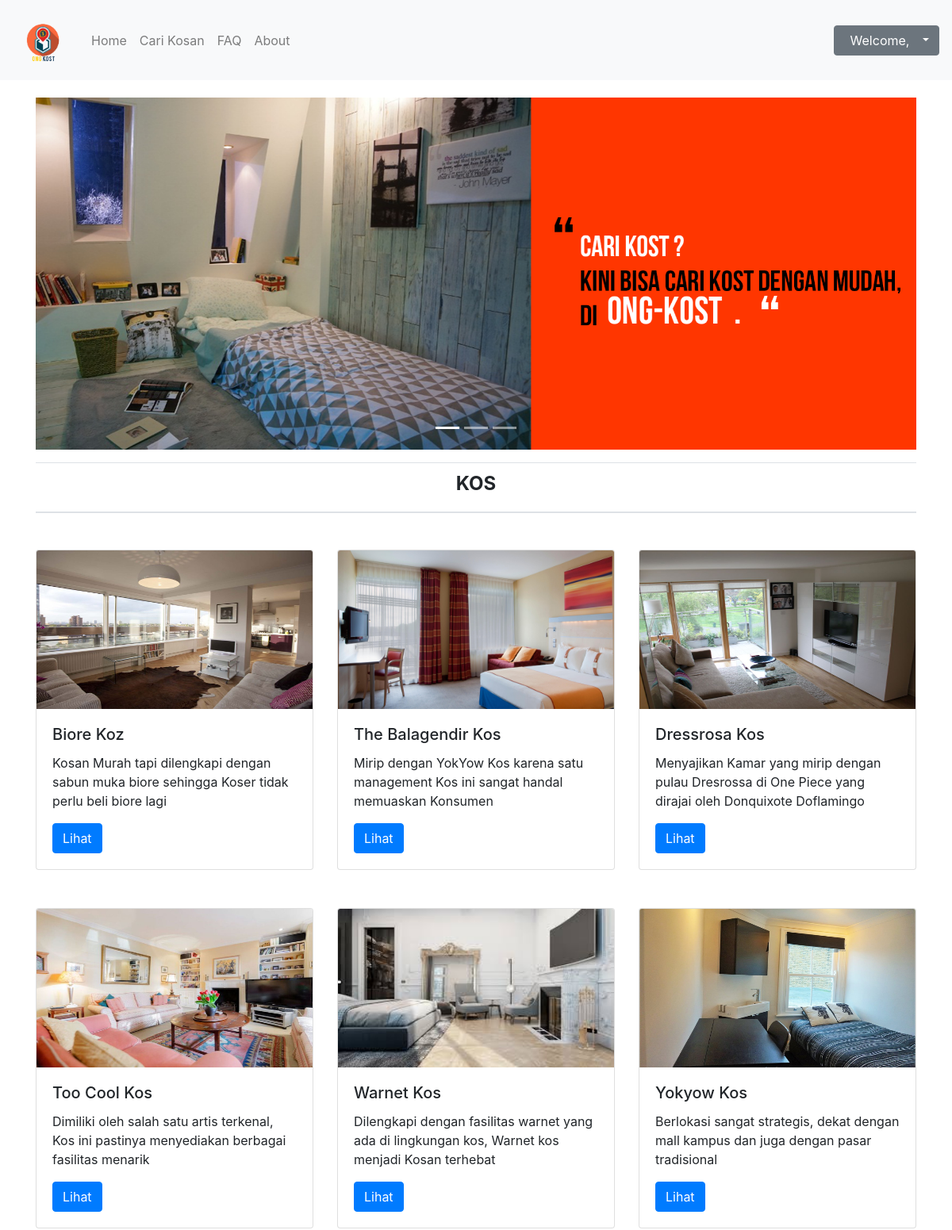
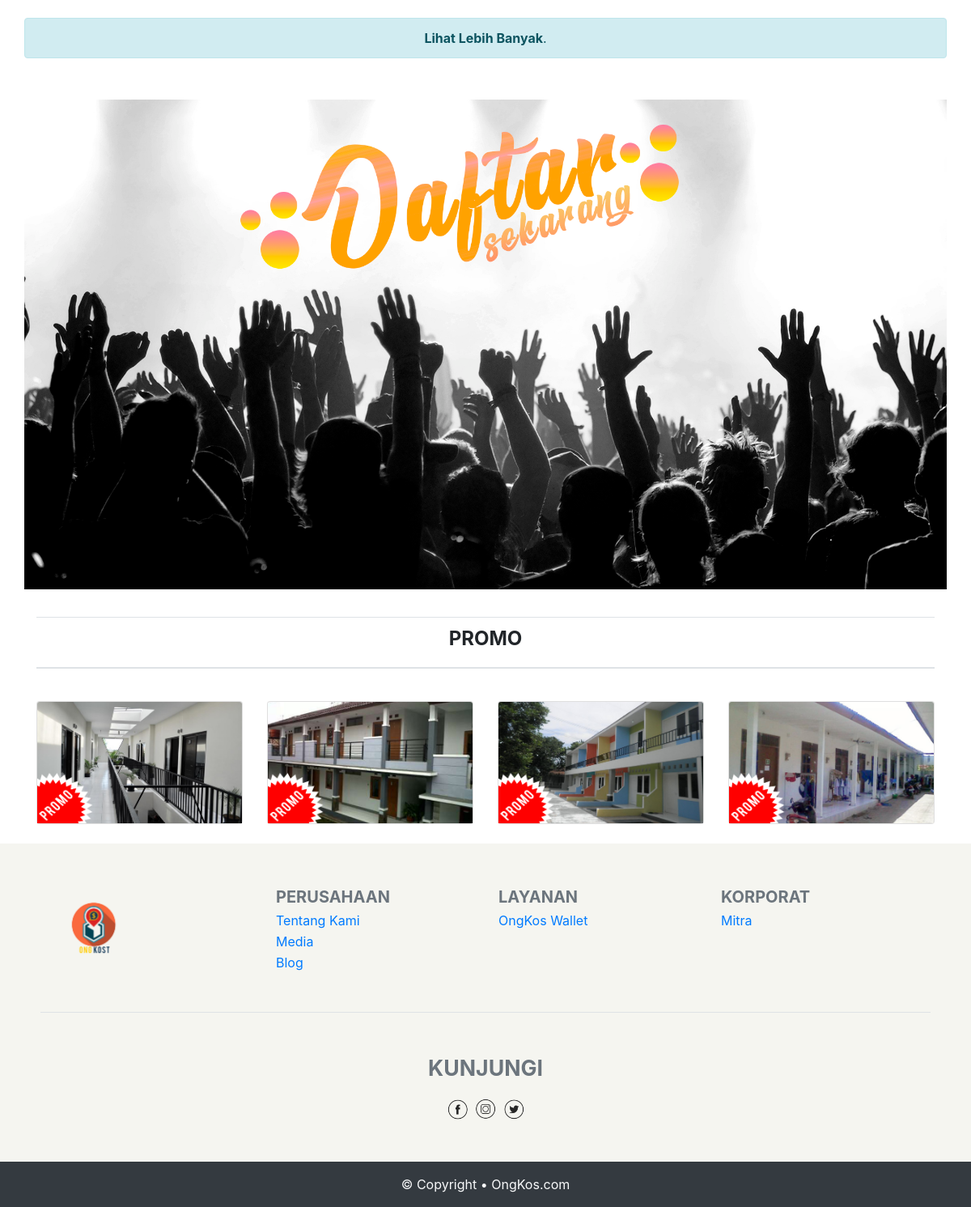
The page /index.php/home/homeLoggedIn on the database its author committed (2 pictures, top to bottom).
### tables this page shows
CREATE TABLE `kosan` (
  `idKosan` char(10) NOT NULL,
  `namaKosan` varchar(50) NOT NULL,
  `harga` float NOT NULL,
  `deskripsi` text NOT NULL,
  `fasKamar` text NOT NULL,
  `luasKamar` varchar(5) NOT NULL,
  `fasUmum` text NOT NULL,
  `parkir` text NOT NULL,
  `idIbuKos` char(16) NOT NULL,
  `alamatKosan` text NOT NULL,
  `gambar` text
);

### application/controllers/Home.php (called while the page is built, shortened)
<?php
class Home extends CI_Controller {
	function __construct(){
		$this->load->model('myiklanmodel');
	}
	public function homeLoggedIn()
	{
		$data = $this->myiklanmodel->getData();
		$this->load->view('homeloggedin',array('data' => $data ));
	}
}

### index.php (called while the page is built, shortened)
<?php
require_once BASEPATH.'core/CodeIgniter.php';

### application/models/MyIklanModel.php (called while the page is built, shortened)
<?php
class MyIklanModel extends CI_Model {
	public function getData(){
		$query = $this->db->get('kosan')->result_array();
		return $query;
	}
}

### application/views/homeLoggedIn.php (the view, shortened to what this page needs)
<!DOCTYPE html>
<html lang="eng">
<head>
  	<link rel="stylesheet" href="<?php echo base_url().'assets/'; ?>css/bootstrap.min.css">
  	<link rel="stylesheet" type="text/css" href="<?php echo base_url().'assets/'; ?>css/style.css">
</head>
<body>
	<div>
		<?php include 'header.php'; ?>
		<div class="container">
			<div id="demo" class="carousel slide" data-ride="carousel">
				<ol class="carousel-indicators">
			    	<li data-target="#carouselExampleIndicators" data-slide-to="0" class="active"></li>
			    	<li data-target="#carouselExampleIndicators" data-slide-to="1"></li>
			    	<li data-target="#carouselExampleIndicators" data-slide-to="2"></li>
			  	</ol>
				<div class="carousel-inner" id="parent-container">
					<div class="carousel-item active">
						<img src="<?php echo base_url().'assets/'; ?>img/banner1.png">
					</div>
				</div>
			</div>
		</div>
		<div class="container">
			<table class="table  mt-3">
				<thead>
					<tr>
						<th scope="col" colspan="3"><h4 class="text-center"><strong>KOS</strong></h4></th>
					</tr>
				</thead>
			</table>
			<div id="cardKos">
				<div class="row" id="yow">
					<?php foreach ($data as $d) {?>
					<div class="col-md-4">
						<div class="card my-4">
							<img class="card-img-top" src="<?php echo base_url().'gambar/'.$d['gambar']; ?>" alt="Card image cap">
							<div class="card-body">
								<h5 class="card-title"><?php echo $d['namaKosan']; ?></h5>
								<p class="card-text"><?php echo $d['deskripsi']; ?></p>
								<a href="<?php echo base_url().'index.php/login/loggedIn/'.$d['idKosan']; ?>"><button class="btn btn-primary" id="buttonDel">Lihat</button></a>
							</div>
						</div>
					</div>
					<?php } ?>
				</div>
			</div>
			<div class="row">
				<div class="alert alert-info text-center" id="Tambah" style="cursor:pointer">
		    		<strong>Lihat Lebih Banyak</strong></a>.
		  		</div>
			</div>
		</div>
		<div class="container">
			<div class="row">
				<a href="<?php echo base_url().'index.php/daftar' ?>"><img id="daftarNow" src="<?php echo base_url().'assets/'; ?>img/daftar.png"></a>
			</div>
		</div>
		<div class="container">
			<div class="hotProm">
				<table class="table">
					<thead>
						<tr>
							<th scope="col" colspan="3"><h4 class="text-center"><strong>PROMO</strong></h4></th>
						</tr>
					</thead>
				</table>
				<div class="row">
					<div class="col-md-3">
						<a href="">
							<div class="card my-4">
								<img class="card-img-top" src="<?php echo base_url().'assets/'; ?>img/promo-1.png" alt="Card image cap">
							</div>
						</a>
					</div>
					<div class="col-md-3">
						<a href="">
							<div class="card my-4">
								<img class="card-img-top" src="<?php echo base_url().'assets/'; ?>img/promo-2.png" alt="Card image cap">
							</div>
						</a>
					</div>
					<div class="col-md-3">
						<a href="">
							<div class="card my-4">
								<img class="card-img-top" src="<?php echo base_url().'assets/'; ?>img/promo-3.png" alt="Card image cap">
							</div>
						</a>
					</div>
					<div class="col-md-3">
						<a href="">
							<div class="card my-4">
								<img class="card-img-top" src="<?php echo base_url().'assets/'; ?>img/promo-4.png" alt="Card image cap">
							</div>
						</a>
					</div>
				</div>
			</div>
		</div>
		<?php include 'footer.php'; ?>
	</div>
</body>
</html>

### assets/css/style.css (style rules this page uses)
.carousel-inner img { width: 100%; height: auto; }
div.row div.alert { width: 100%; }
div.container div.row img#daftarNow { width: 100%; height: auto; margin-top: 3%; margin-bottom: 3%; }
#cardKos { margin-top: 2%; }
div.container div.carousel { margin-top: 2%; }
div#cardKos img { height: 200px; }
div.col-md-3 div.card img { height: 150px; }
th { font-size: 15pt; }
tr { padding-top: 50px; }

### rows shown on the page
kosan: gambar (picture), namaKosan "Biore Koz", deskripsi "Kosan Murah tapi dilengkapi dengan sabun muka biore sehingga Koser tidak perlu beli biore lagi"
kosan: gambar (picture), namaKosan "The Balagendir Kos", deskripsi "Mirip dengan YokYow Kos karena satu management Kos ini sangat handal memuaskan Konsumen"
kosan: gambar (picture), namaKosan "Dressrosa Kos", deskripsi "Menyajikan Kamar yang mirip dengan pulau Dresrossa di One Piece yang dirajai oleh Donquixote Doflamingo"
kosan: gambar (picture), namaKosan "Too Cool Kos", deskripsi "Dimiliki oleh salah satu artis terkenal, Kos ini pastinya menyediakan berbagai fasilitas menarik"
kosan: gambar (picture), namaKosan "Warnet Kos", deskripsi "Dilengkapi dengan fasilitas warnet yang ada di lingkungan kos, Warnet kos menjadi Kosan terhebat"
kosan: gambar (picture), namaKosan "Yokyow Kos", deskripsi "Berlokasi sangat strategis, dekat dengan mall kampus dan juga dengan pasar tradisional"
